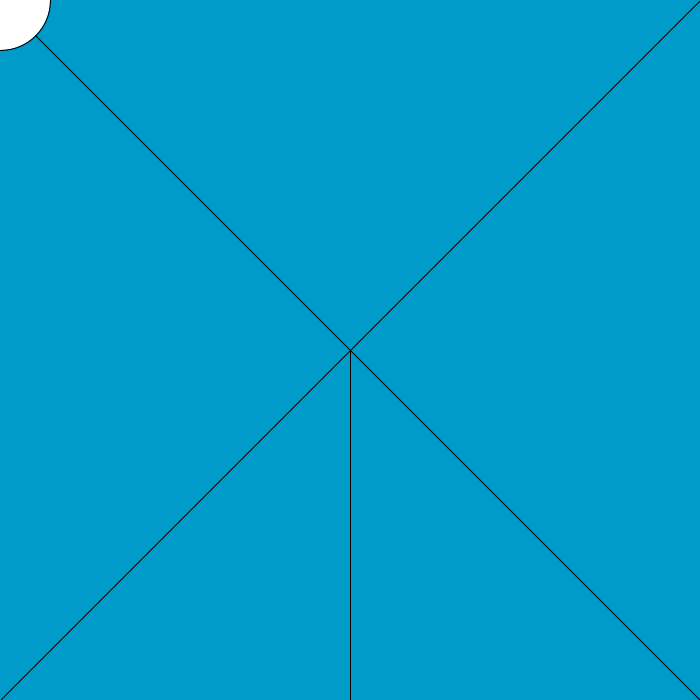
Frame 1 (no input)
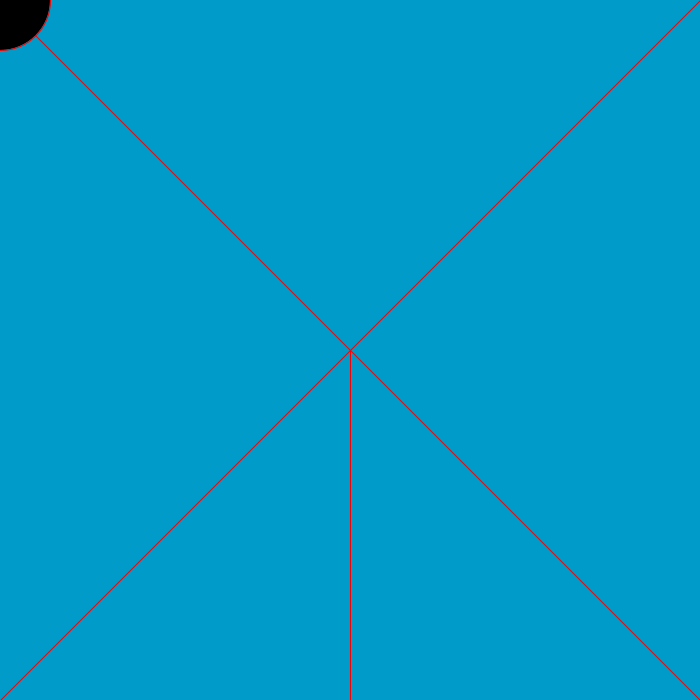
Frame 60 (the mouse pressed at the canvas centre just before this capture)
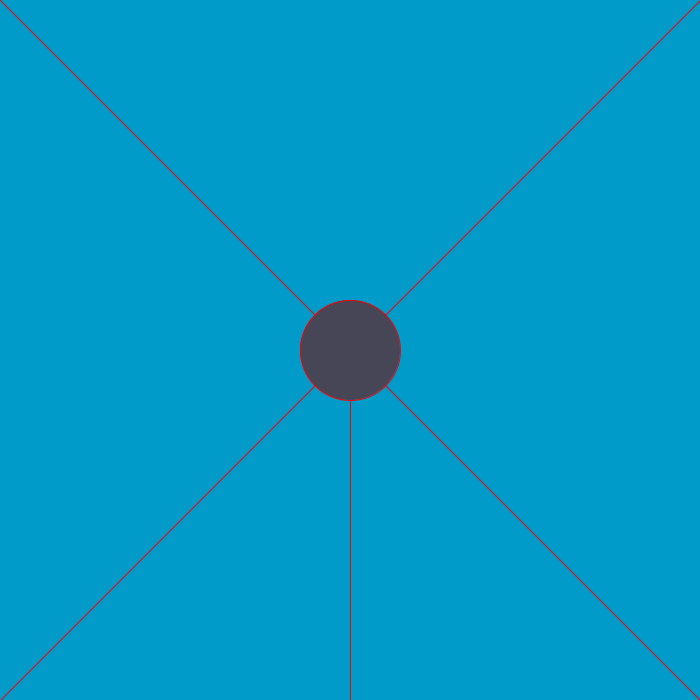
Frame 120 (the mouse held since frame 60 and released just before this capture)

The Processing sketch that drew these frames (run headless with seeded random() and noise(); from frame 60 on, the mouse is pressed at the canvas centre):

// Processing sketch: drawing_exserice_2_week_1
// ── drawing_exserice_2_week_1.pde
void setup() {
size (700,700);
}

void draw() {
background(0,155,200);

line(0,0,width,height);
line(width, 0, 0, height);

line(width/2, height/2, 350, 700);

ellipse(mouseX, mouseY, 100, 100);
fill(mouseX/5,mouseY/5, mouseY/4);
stroke(250,0,0);
}
